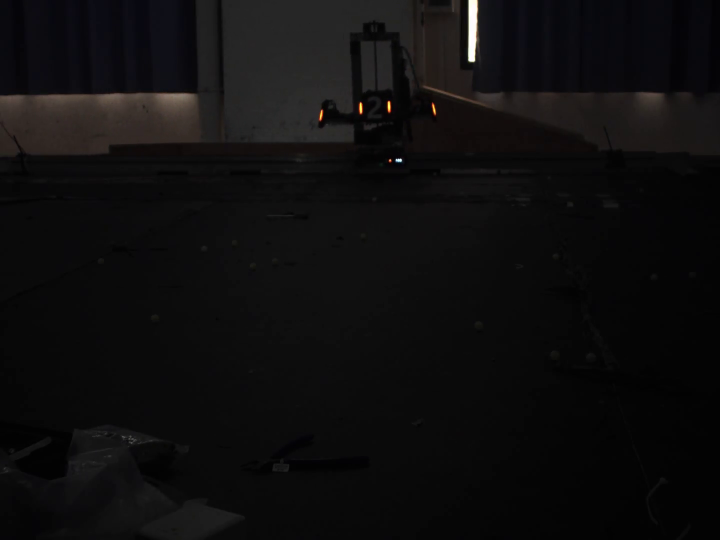
#> input picture frame 154 of data/armor/远距离平移.mp4, 1440 x 1080 px (shown at 1/2 size)
$ python armor_step1.py
#> lines starting #> are read from the running program, lines starting #| are printed output that depends on the picture; after the words box and inside, x2 and y2 are one past the last pixel; in counts of white or black regions, pixels touching at a corner belong together
"""第一步：红色灯条与装甲板候选检测。按空格暂停，按 Q 退出。"""
from pathlib import Path
import argparse
import cv2
import numpy as np


def detect(frame, red_blue=45, red_green=25, brightness=110):
    b, g, r = cv2.split(frame)
    mask = ((r.astype(np.int16) - b.astype(np.int16) > red_blue) &
            (r.astype(np.int16) - g.astype(np.int16) > red_green) & (r > brightness)).astype(np.uint8) * 255
    mask = cv2.morphologyEx(mask, cv2.MORPH_CLOSE, np.ones((3, 3), np.uint8))
    contours, _ = cv2.findContours(mask, cv2.RETR_EXTERNAL, cv2.CHAIN_APPROX_SIMPLE)
    lights = []
    for contour in contours:
        if len(contour) < 5 or cv2.contourArea(contour) < 6:
            continue
        box = cv2.boxPoints(cv2.minAreaRect(contour))
        edges = np.roll(box, -1, axis=0) - box
        sizes = np.linalg.norm(edges, axis=1)
        length, width = float(max(sizes)), float(min(sizes))
        if length < 6 or width < 1 or not 1.8 < length / width < 25:
            continue
        axis = edges[int(np.argmax(sizes))] / length
        if abs(axis[1]) < 0.75:
            continue
        center = box.mean(axis=0)
        ends = sorted([center - axis * length / 2, center + axis * length / 2], key=lambda p: p[1])
        lights.append((center, length, np.array(ends)))
    lights.sort(key=lambda item: item[0][0])
    candidates = []
    for i, left in enumerate(lights):
        for j in range(i + 1, len(lights)):
            right = lights[j]
            height = (left[1] + right[1]) / 2
            gap = (right[0][0] - left[0][0]) / height
            offset = abs(right[0][1] - left[0][1]) / height
            ratio = min(left[1], right[1]) / max(left[1], right[1])
            a = left[2][1] - left[2][0]
            b = right[2][1] - right[2][0]
            parallel = abs(float(np.dot(a, b) / (np.linalg.norm(a) * np.linalg.norm(b))))
            if 0.8 < gap < 4 and offset < 0.6 and ratio > 0.55 and parallel > 0.94:
                score = abs(gap - 135 / 55) + offset + (1 - ratio)
                points = np.array([left[2][0], left[2][1], right[2][1], right[2][0]])
                candidates.append((score, i, j, points))
    used, armors = set(), []
    for _, i, j, points in sorted(candidates, key=lambda item: item[0]):
        if i not in used and j not in used:
            used.update((i, j))
            armors.append(points)
    return mask, lights, armors


def annotate(frame, lights, armors):
    output = frame.copy()
    for _, _, ends in lights:
        cv2.line(output, tuple(ends[0].astype(int)), tuple(ends[1].astype(int)), (0, 255, 255), 2)
    for points in armors:
        cv2.polylines(output, [points.astype(np.int32)], True, (0, 255, 0), 2)
        for label, point in zip(('LT', 'LB', 'RB', 'RT'), points):
            xy = tuple(point.astype(int))
            cv2.circle(output, xy, 3, (255, 255, 0), -1)
            cv2.putText(output, label, xy, cv2.FONT_HERSHEY_SIMPLEX, 0.5, (0, 255, 0), 1)
    return output


if __name__ == '__main__':
    parser = argparse.ArgumentParser()
    default = next(Path(__file__).resolve().parents[1].rglob('远距离平移.mp4'))
    parser.add_argument('--video', default=str(default))
    parser.add_argument('--preview', action='store_true', help='save first frame without opening a window')
    args = parser.parse_args()
    cap = cv2.VideoCapture(args.video)
    if not cap.isOpened():
        raise RuntimeError(f'Cannot open video: {args.video}')
    while True:
        ok, frame = cap.read()
#> frame is the input picture: shape (1080, 1440, 3); mean B, G, R 14.2, 13.9, 14.7
        if not ok:
            break
        mask, lights, armors = detect(frame)
#> in detect, `mask = ((r.astype(np.int16) - b.astype(np.int16) > red_blue) & (r.asty..`:
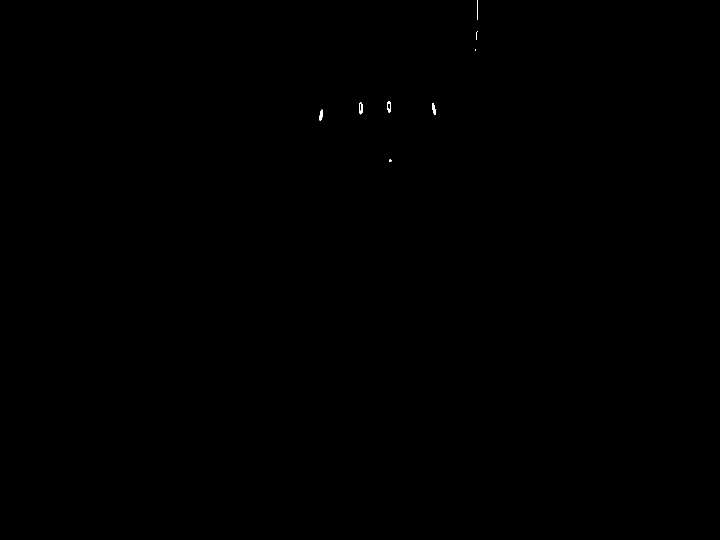
#> mask: shape (1080, 1440) (shown at 1/2 size); 0.04% white; 8 white regions (1 under 20 px), largest, box (x1, y1, x2, y2) and area: (718, 204, 726, 229) 125, (864, 206, 872, 230) 118, (638, 219, 646, 242) 113
#> in detect, `mask = cv2.morphologyEx(mask, cv2.MORPH_CLOSE, np.ones((3, 3), np.uint..`: mask: shape (1080, 1440); 0.04% white; 8 white regions (1 under 20 px)
#> in detect, `contours, _ = cv2.findContours(mask, cv2.RETR_EXTERNAL, cv2.CHAIN_APPR..`: contours = 8 contours, 3 with area under 20; largest, box (x1, y1, x2, y2) and area: (718, 204, 726, 229) 137, (775, 202, 782, 225) 119, (638, 219, 646, 242) 98, (864, 206, 872, 230) 97, (954, 0, 956, 40) 26
#> the loop in detect, `for contour in contours:` made 8 passes
#> (box, edges, sizes, length, width) on passes 1, 8: ([[782, 323], [778, 323], [778, 318], [782, 318]], [[-4, 0], [0, -5], [4, 0], [0, 5]], [4, 5, 4, 5], 5, 4), ([[955, 39], [954, 39], [954, 0], [955, 0]], [[-1, 0], [0, -39], [1, 0], [0, 39]], [1, 39, 1, 39], 39, 1)
#> (box, edges, sizes, length, width, axis, center, ends) on passes 4 to 5: ([[725, 228], [718, 228], [718, 204], [725, 204]], [[-7, 0], [0, -24], [7, 0], [0, 24]], [7, 24, 7, 24], 24, 7, [0, -1], [721.5, 216], [[721.5, 204], [721.5, 228]]), ([[781, 224], [775, 224], [775, 202], [781, 202]], [[-6, 0], [0, -22], [6, 0], [0, 22]], [6, 22, 6, 22], 22, 6, [0, -1], [778, 213], [[778, 202], [778, 224]])
#> after the loop in detect, `for contour in contours:`: lights = 5 items
#> the loop in detect, `for i, left in enumerate(lights):` made 5 passes
#> left on passes 1 to 5: ([642, 230], 22.36, [[644.2, 219], [639.8, 241]]), ([721.5, 216], 24, [[721.5, 204], [721.5, 228]]), ([778, 213], 22, [[778, 202], [778, 224]]), ([867.5, 217.5], 23.97, [[864.9, 205.8], [870.1, 229.2]]), ([952.6, 70.47], 17.09, [[953.1, 61.94], [952, 79]])
#> after the loop in detect, `for i, left in enumerate(lights):`: candidates = [(0.216, 1, 2, [[721.5, 204], [721.5, 228], [778, 224], [778, 202]]), (1.72, 2, 3, [[778, 202], [778, 224], [870.1, 229.2], [864.9, 205.8]])]
#> the loop in detect, `for _, i, j, points in sorted(candidates, key=lambda item: item[0]):` made 2 passes
#> (i, j, points) on passes 1 to 2: (1, 2, [[721.5, 204], [721.5, 228], [778, 224], [778, 202]]), (2, 3, [[778, 202], [778, 224], [870.1, 229.2], [864.9, 205.8]])
#> after the loop in detect, `for _, i, j, points in sorted(candidates, key=lambda item: item[0]):`: armors = [[[721.5, 204], [721.5, 228], [778, 224], [778, 202]]]; used = 2 items
#> lights = 5 items
        output = annotate(frame, lights, armors)
#> the loop in annotate, `for _, _, ends in lights:` made 5 passes
#> ends on passes 1 to 5: [[644.2, 219], [639.8, 241]], [[721.5, 204], [721.5, 228]], [[778, 202], [778, 224]], [[864.9, 205.8], [870.1, 229.2]], [[953.1, 61.94], [952, 79]]
#> after the loop in annotate, `for _, _, ends in lights:`: output: shape (1080, 1440, 3); 0.02% of pixels changed, all inside (x1, y1, x2, y2) = (638, 60, 955, 242)
#> the loop in annotate, `for points in armors:` made 1 pass
#> points on pass 1: [[721.5, 204], [721.5, 228], [778, 224], [778, 202]]
#> after the loop in annotate, `for points in armors:`:
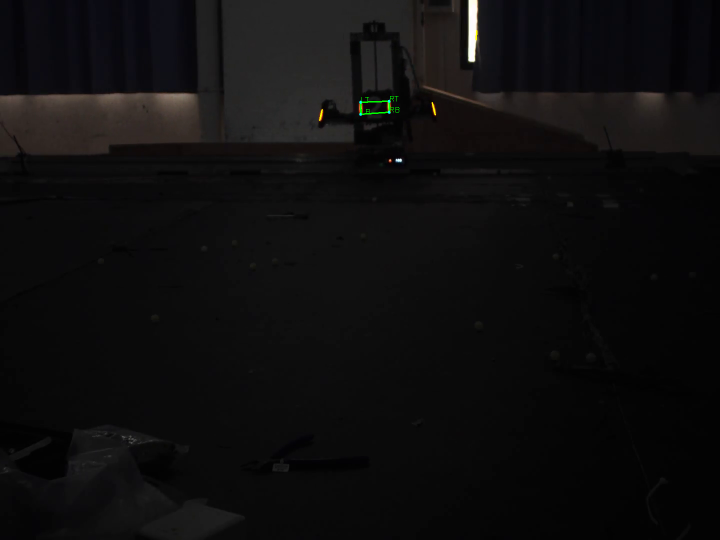
#> output: shape (1080, 1440, 3) (shown at 1/2 size); mean B, G, R 14.2, 14, 14.6
        if args.preview:
            cv2.imwrite(str(Path(__file__).with_name('first_frame.jpg')), output)
            print(f'First frame: {len(lights)} lights, {len(armors)} armor candidates')
            break
        cv2.imshow('Armor candidates', output)
        cv2.imshow('Red mask', mask)
        key = cv2.waitKey(20) & 0xff
#> (key q is pressed here)
        if key == 32:
            key = cv2.waitKey(0) & 0xff
        if key in (ord('q'), 27):
            break
    cap.release()
    cv2.destroyAllWindows()

$ run again, starting later in the video
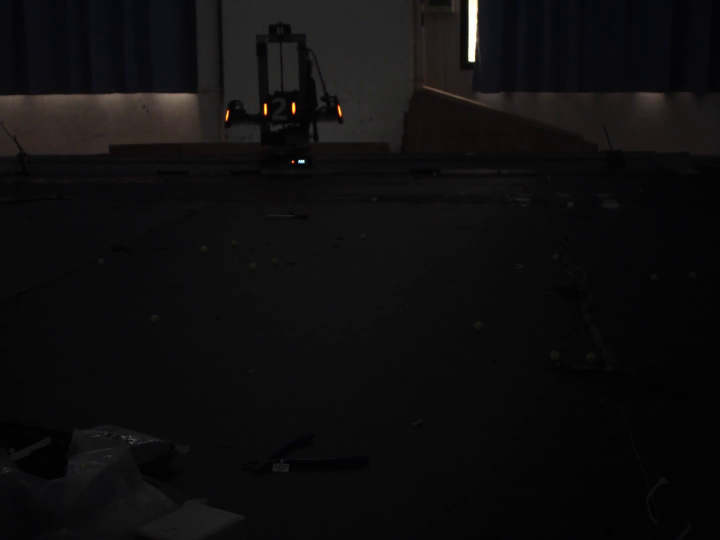
#> input picture frame 695 of data/armor/远距离平移.mp4, 1440 x 1080 px (shown at 1/2 size)
#> frame is the input picture: shape (1080, 1440, 3); mean B, G, R 14.1, 13.7, 14.6
#> contours = 8 contours, 3 with area under 20; largest, box (x1, y1, x2, y2) and area: (584, 204, 592, 228) 137, (528, 206, 535, 230) 120, (675, 210, 684, 233) 112, (451, 220, 458, 242) 86, (954, 0, 956, 24) 23
#> the loop in detect, `for contour in contours:` made 8 passes
#> (box, edges, sizes, length, width, axis, center, ends) on passes 2, 4: ([[457, 241], [451, 241], [451, 220], [457, 220]], [[-6, 0], [0, -21], [6, 0], [0, 21]], [6, 21, 6, 21], 21, 6, [0, -1], [454, 230.5], [[454, 220], [454, 241]]), ([[534, 229], [528, 229], [528, 206], [534, 206]], [[-6, 0], [0, -23], [6, 0], [0, 23]], [6, 23, 6, 23], 23, 6, [0, -1], [531, 217.5], [[531, 206], [531, 229]])
#> after the loop in detect, `for contour in contours:`: lights = [([454, 230.5], 21, [[454, 220], [454, 241]]), ([678.8, 221.1], 22.8, [[675.7, 210.1], [681.9, 232]]), ([531, 217.5], 23, [[531, 206], [531, 229]]), ([587.5, 215.5], 23, [[587.5, 204], [587.5, 227]])]
#> the loop in detect, `for i, left in enumerate(lights):` made 4 passes
#> left on passes 1 to 4: ([454, 230.5], 21, [[454, 220], [454, 241]]), ([531, 217.5], 23, [[531, 206], [531, 229]]), ([587.5, 215.5], 23, [[587.5, 204], [587.5, 227]]), ([678.8, 221.1], 22.8, [[675.7, 210.1], [681.9, 232]])
#> after the loop in detect, `for i, left in enumerate(lights):`: candidates = [(1.72, 0, 1, [[454, 220], [454, 241], [531, 229], [531, 206]]), (0.0889, 1, 2, [[531, 206], [531, 229], [587.5, 227], [587.5, 204]]), (1.78, 2, 3, [[587.5, 204], [587.5, 227], [681.9, 232], [675.7, 210.1]])]
#> the loop in detect, `for _, i, j, points in sorted(candidates, key=lambda item: item[0]):` made 3 passes
#> (i, j, points) on passes 1 to 3: (1, 2, [[531, 206], [531, 229], [587.5, 227], [587.5, 204]]), (0, 1, [[454, 220], [454, 241], [531, 229], [531, 206]]), (2, 3, [[587.5, 204], [587.5, 227], [681.9, 232], [675.7, 210.1]])
#> after the loop in detect, `for _, i, j, points in sorted(candidates, key=lambda item: item[0]):`: armors = [[[531, 206], [531, 229], [587.5, 227], [587.5, 204]]]; used = 2 items
#> `mask, lights, armors = detect(frame)`: lights = [([454, 230.5], 21, [[454, 220], [454, 241]]), ([531, 217.5], 23, [[531, 206], [531, 229]]), ([587.5, 215.5], 23, [[587.5, 204], [587.5, 227]]), ([678.8, 221.1], 22.8, [[675.7, 210.1], [681.9, 232]])]
#> the loop in annotate, `for _, _, ends in lights:` made 4 passes
#> ends on passes 1 to 4: [[454, 220], [454, 241]], [[531, 206], [531, 229]], [[587.5, 204], [587.5, 227]], [[675.7, 210.1], [681.9, 232]]
#> the loop in annotate, `for points in armors:` made 1 pass
#> points on pass 1: [[531, 206], [531, 229], [587.5, 227], [587.5, 204]]
#> after the loop in annotate, `for points in armors:`:
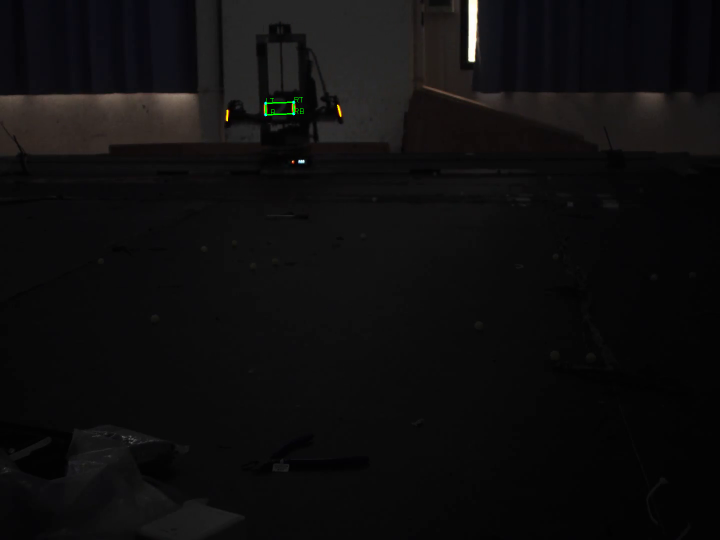
#> output: shape (1080, 1440, 3) (shown at 1/2 size); mean B, G, R 14.1, 13.8, 14.5

$ run again, starting later in the video
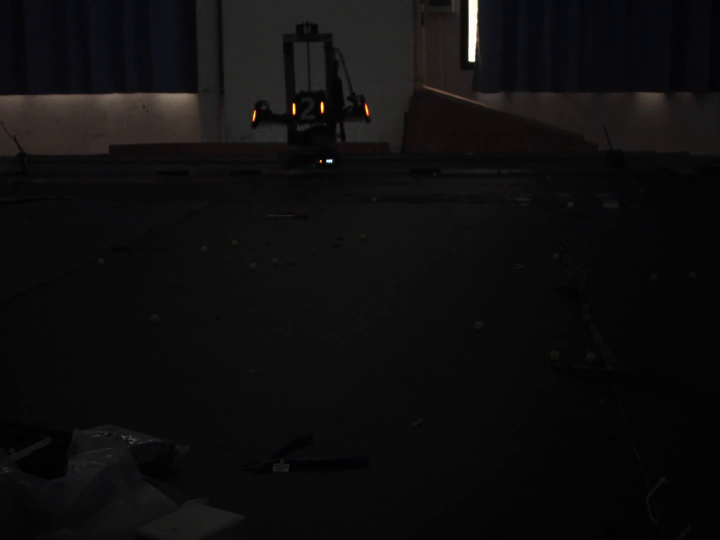
#> input picture frame 1236 of data/armor/远距离平移.mp4, 1440 x 1080 px (shown at 1/2 size)
#> frame is the input picture: shape (1080, 1440, 3); mean B, G, R 14.1, 13.8, 14.6
#> contours = 8 contours, 3 with area under 20; largest, box (x1, y1, x2, y2) and area: (584, 206, 592, 230) 130, (640, 203, 648, 227) 122, (729, 207, 738, 232) 117, (505, 220, 512, 243) 85, (954, 0, 956, 50) 34
#> the loop in detect, `for contour in contours:` made 8 passes
#> (box, edges, sizes, length, width, axis, center, ends) on passes 3 to 4: ([[731.5, 231.8], [728, 207.3], [735, 206.3], [738.5, 230.8]], [[-3.5, -24.5], [7, -1], [3.5, 24.5], [-7, 1]], [24.75, 7.07, 24.75, 7.07], 24.75, 7.07, [-0.141, -0.99], [733.3, 219], [[731.5, 206.8], [735, 231.3]]), ([[591, 229], [584, 229], [584, 206], [591, 206]], [[-7, 0], [0, -23], [7, 0], [0, 23]], [7, 23, 7, 23], 23, 7, [0, -1], [587.5, 217.5], [[587.5, 206], [587.5, 229]])
#> after the loop in detect, `for contour in contours:`: lights = 5 items
#> the loop in detect, `for i, left in enumerate(lights):` made 5 passes
#> left on passes 1 to 5: ([508.4, 231.1], 22.33, [[509.8, 220], [507, 242.1]]), ([587.5, 217.5], 23, [[587.5, 206], [587.5, 229]]), ([643.5, 214.5], 23, [[643.5, 203], [643.5, 226]]), ([733.3, 219], 24.75, [[731.5, 206.8], [735, 231.3]]), ([950.5, 104.5], 9, [[950.5, 100], [950.5, 109]])
#> after the loop in detect, `for i, left in enumerate(lights):`: candidates = [(1.66, 0, 1, [[509.8, 220], [507, 242.1], [587.5, 229], [587.5, 206]]), (0.15, 1, 2, [[587.5, 206], [587.5, 229], [643.5, 226], [643.5, 203]]), (1.57, 2, 3, [[643.5, 203], [643.5, 226], [735, 231.3], [731.5, 206.8]])]
#> the loop in detect, `for _, i, j, points in sorted(candidates, key=lambda item: item[0]):` made 3 passes
#> (i, j, points) on passes 1 to 3: (1, 2, [[587.5, 206], [587.5, 229], [643.5, 226], [643.5, 203]]), (2, 3, [[643.5, 203], [643.5, 226], [735, 231.3], [731.5, 206.8]]), (0, 1, [[509.8, 220], [507, 242.1], [587.5, 229], [587.5, 206]])
#> after the loop in detect, `for _, i, j, points in sorted(candidates, key=lambda item: item[0]):`: armors = [[[587.5, 206], [587.5, 229], [643.5, 226], [643.5, 203]]]; used = 2 items
#> `mask, lights, armors = detect(frame)`: lights = 5 items
#> the loop in annotate, `for _, _, ends in lights:` made 5 passes
#> ends on passes 1 to 5: [[509.8, 220], [507, 242.1]], [[587.5, 206], [587.5, 229]], [[643.5, 203], [643.5, 226]], [[731.5, 206.8], [735, 231.3]], [[950.5, 100], [950.5, 109]]
#> the loop in annotate, `for points in armors:` made 1 pass
#> points on pass 1: [[587.5, 206], [587.5, 229], [643.5, 226], [643.5, 203]]
#> after the loop in annotate, `for points in armors:`:
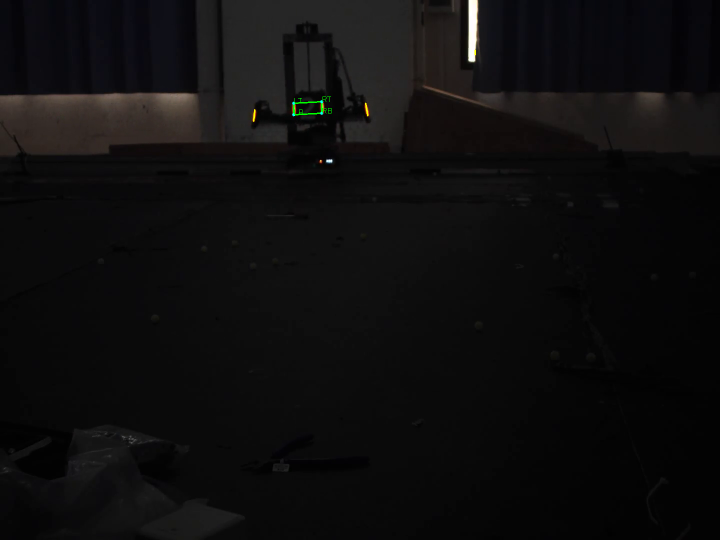
#> output: shape (1080, 1440, 3) (shown at 1/2 size); mean B, G, R 14.1, 13.9, 14.5
